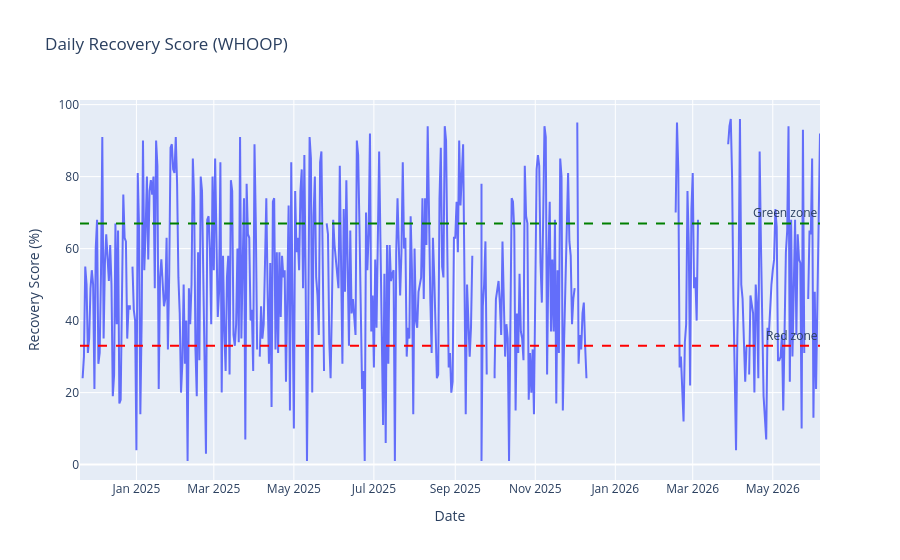

The code cell stored with this chart in its notebook:
### Code cell
fig = px.line(whoop, x="date", y="recovery_score",
              title="Daily Recovery Score (WHOOP)",
              labels={"recovery_score": "Recovery Score (%)", "date": "Date"})
fig.add_hline(y=67, line_dash="dash", line_color="green",
              annotation_text="Green zone")
fig.add_hline(y=33, line_dash="dash", line_color="red",
              annotation_text="Red zone")
fig.show()

### Figure 1 — Plotly figure (JSON) as saved in the notebook; plotly's stock layout.template omitted (floating-point values rounded to 4 significant figures; data arrays with more than 128 entries replaced by an {"elided": "..."} marker saying what was removed)
{"data": [{"hovertemplate": "Date=%{x}<br>Recovery Score (%)=%{y}<extra></extra>", "legendgroup": "", "line": {"color": "#636efa", "dash": "solid"}, "marker": {"symbol": "circle"}, "mode": "lines", "name": "", "orientation": "v", "showlegend": false, "type": "scatter", "x": {"elided": "670 str values"}, "xaxis": "x", "y": {"elided": "670 float values"}, "yaxis": "y"}], "layout": {"annotations": [{"showarrow": false, "text": "Green zone", "x": 1, "xanchor": "right", "xref": "x domain", "y": 67, "yanchor": "bottom", "yref": "y"}, {"showarrow": false, "text": "Red zone", "x": 1, "xanchor": "right", "xref": "x domain", "y": 33, "yanchor": "bottom", "yref": "y"}], "legend": {"tracegroupgap": 0}, "shapes": [{"line": {"color": "green", "dash": "dash"}, "type": "line", "x0": 0, "x1": 1, "xref": "x domain", "y0": 67, "y1": 67, "yref": "y"}, {"line": {"color": "red", "dash": "dash"}, "type": "line", "x0": 0, "x1": 1, "xref": "x domain", "y0": 33, "y1": 33, "yref": "y"}], "title": {"text": "Daily Recovery Score (WHOOP)"}, "xaxis": {"anchor": "y", "domain": [0, 1], "title": {"text": "Date"}}, "yaxis": {"anchor": "x", "domain": [0, 1], "title": {"text": "Recovery Score (%)"}}}}
